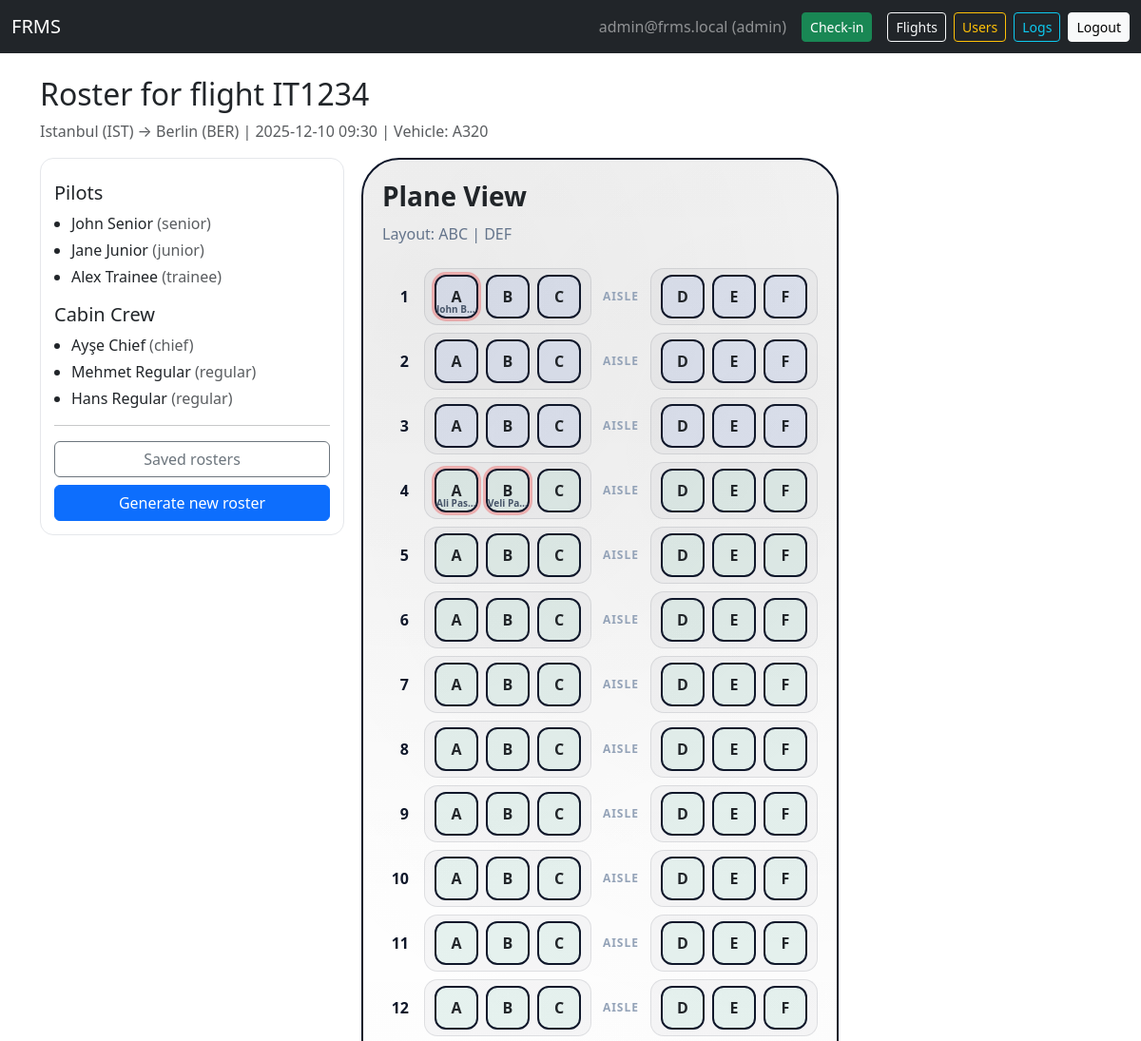
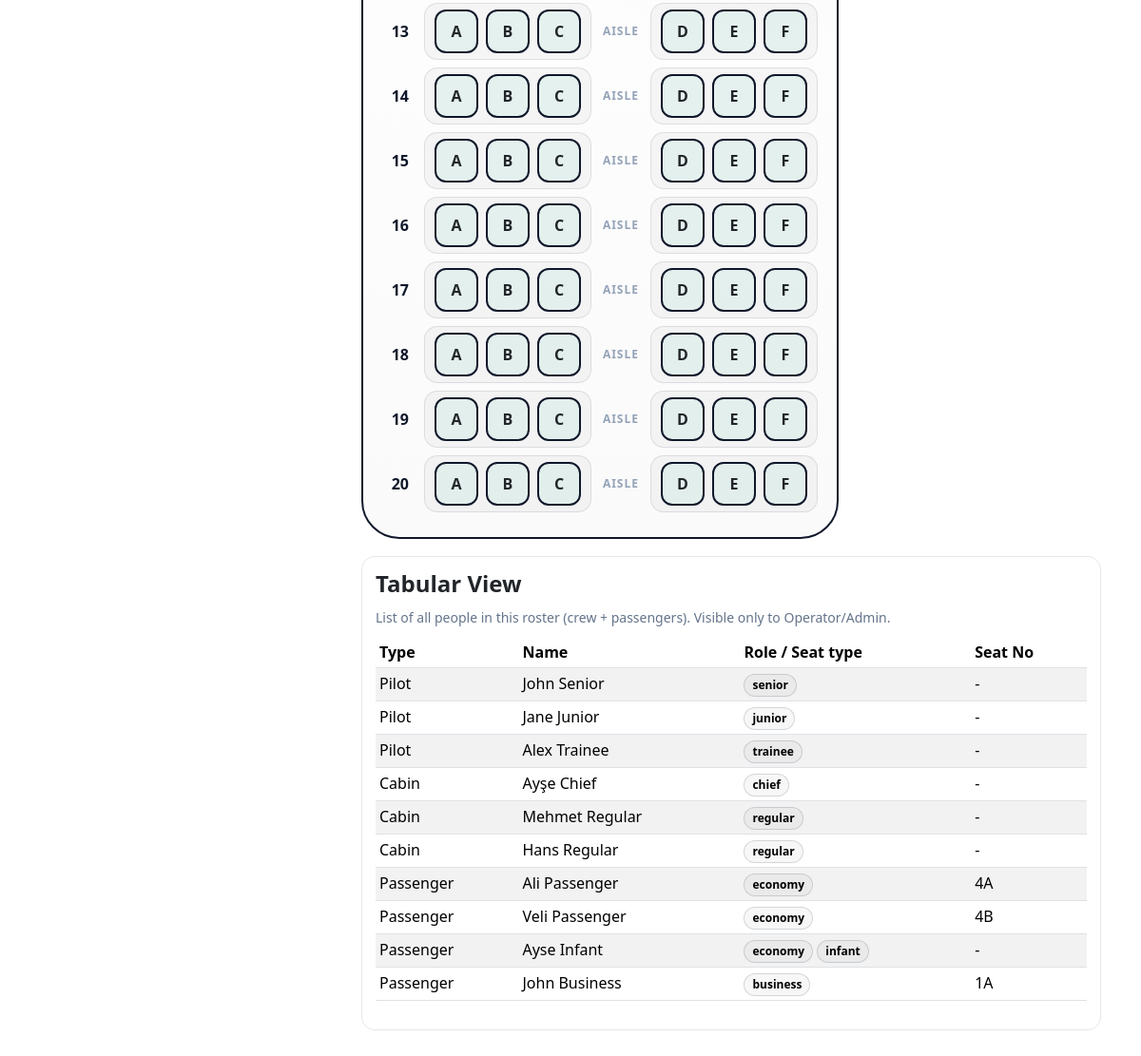
Screenshot of /roster/1 (signed in) with the database file from the repository (2 pictures, top to bottom).
### tables this page shows
CREATE TABLE users (
            id INTEGER PRIMARY KEY AUTOINCREMENT,
            email TEXT UNIQUE NOT NULL,
            password_hash TEXT NOT NULL,
            role TEXT NOT NULL DEFAULT 'viewer'  -- admin, operator, viewer
        );

CREATE TABLE flights (
            id INTEGER PRIMARY KEY AUTOINCREMENT,
            flight_no TEXT UNIQUE NOT NULL,
            date_time TEXT NOT NULL,
            duration_minutes INTEGER,
            distance_km INTEGER,
            source TEXT,
            destination TEXT,
            vehicle_type TEXT,
            shared_flight_no TEXT,
            shared_company TEXT
        );

### app.py (the view)
@app.route("/roster/<int:roster_id>")
@login_required()
def view_roster_by_id(roster_id):
    db = get_db()
    row = db.execute("SELECT * FROM rosters WHERE id=?", (roster_id,)).fetchone()
    roster = json.loads(row["data_json"])
    flight = db.execute("SELECT * FROM flights WHERE flight_no=?", (row["flight_no"],)).fetchone()
    seat_rows = build_seat_rows(flight["vehicle_type"], roster["passengers"])
    return render_template("roster.html", user=current_user(), flight=flight,
                           pilots=roster["pilots"], cabin=roster["cabin"],
                           passengers=roster["passengers"], seat_rows=seat_rows, roster_id=roster_id)

### app.py (called while the page is built)
def get_db():
    if "db" not in g:
        g.db = sqlite3.connect(DATABASE)
        g.db.row_factory = sqlite3.Row
    return g.db

def build_seat_map(vtype):
    c = PLANE_LAYOUTS.get(vtype)
    seats = []
    if not c: return []
    for r in range(1, c["rows"] + 1):
        for col in c["cols"]:
            seats.append({"seat_no": f"{r}{col}", "seat_type": "business" if r <= c["biz"] else "economy"})
    return seats

def build_seat_rows(vehicle_type, passengers):
    seat_map = build_seat_map(vehicle_type)
    seat_lookup = {p["seat_no"]: p for p in passengers if p["seat_no"]}
    seat_rows_dict = defaultdict(list)
    for seat in seat_map:
        seat["occupant"] = seat_lookup.get(seat["seat_no"])
        row_num = int(''.join(ch for ch in seat["seat_no"] if ch.isdigit()))
        seat_rows_dict[row_num].append(seat)
    return {r: sorted(seat_rows_dict[r], key=lambda s: s["seat_no"]) for r in sorted(seat_rows_dict.keys())}

def current_user():
    if "user_id" not in session: return None
    return get_db().execute("SELECT * FROM users WHERE id = ?", (session["user_id"],)).fetchone()

def login_required(role=None):
    from functools import wraps
    def decorator(func):
        @wraps(func)
        def wrapper(*args, **kwargs):
            user = current_user()
            if user is None:
                flash("Please log in first.", "warning")
                return redirect(url_for("login", next=request.path))
            if role and user["role"] != role:
                flash("Unauthorized.", "danger")
                return redirect(url_for("dashboard"))
            return func(*args, **kwargs)
        return wrapper
    return decorator

### templates/roster.html
{% extends "base.html" %}
{% block content %}
<h2 class="mb-2">Roster for flight {{ flight['flight_no'] }}</h2>
<p class="text-muted">
  {{ flight['source'] }} → {{ flight['destination'] }} |
  {{ flight['date_time'] }} |
  Vehicle: {{ flight['vehicle_type'] }}
</p>
{% include "roster_partial.html" %}
{% endblock %}

### templates/base.html (shortened to what this page needs)
<!doctype html>
<html lang="en">
<head>
  <link href="https://cdn.jsdelivr.net/npm/bootstrap@5.3.2/dist/css/bootstrap.min.css" rel="stylesheet">
</head>
<body>
  <nav class="navbar navbar-expand-lg navbar-dark bg-dark mb-4">
    <div class="container-fluid">
      <a class="navbar-brand" href="{{ url_for('home') }}">FRMS</a>
      <div class="d-flex align-items-center">
        {% if user %}
        <span class="navbar-text me-3 text-white-50">{{ user['email'] }} ({{ user['role'] }})</span>
        <a class="btn btn-success btn-sm me-3" href="{{ url_for('checkin') }}">Check-in</a>
        <a class="btn btn-outline-light btn-sm me-2" href="{{ url_for('flight_search') }}">Flights</a>
        {% if user['role'] == 'admin' %}
        <a class="btn btn-outline-warning btn-sm me-2" href="{{ url_for('manage_users') }}">Users</a>
        <a class="btn btn-outline-info btn-sm me-2" href="{{ url_for('view_logs') }}">Logs</a>
        {% endif %}
        <a class="btn btn-light btn-sm" href="{{ url_for('logout') }}">Logout</a>
        {% else %}
        <a class="btn btn-outline-light btn-sm me-2" href="{{ url_for('login') }}">Login</a>
        <a class="btn btn-light btn-sm" href="{{ url_for('register') }}">Register</a>
        {% endif %}
      </div>
    </div>
  </nav>
  <div class="container mb-5">
    {% block content %}{% endblock %}
  </div>
</body>
</html>

### rows the page displays
users: email "admin@frms.local", role "admin"
flights: flight_no "IT1234", source "Istanbul (IST)", destination "Berlin (BER)", date_time "2025-12-10 09:30", vehicle_type "A320"

### other values shown
{{ p['name'] }} "John Senior" "Jane Junior" "Alex Trainee"
{{ p['seniority'] }} "senior" "junior" "trainee"
{{ c['name'] }} "Ayşe Chief" "Mehmet Regular" "Hans Regular"
{{ c.get('attendant_type','') }} "chief" "regular" "regular"
{{ row_num }} "1" "2" "3" "4" "5" "6" "7" "8" "9" "10" "11" "12" "13" "14" "15" "16" "17" "18" "19" "20"
{{ col }} "A" "B" "C" "A" "B" "C" "A" "B" "C" "A" "B" "C" "A" "B" "C" "A" "B" "C" "A" "B" "C" "A" "B" "C" "A" "B" "C" "A" "B" "C" "A" "B" "C" "A" "B" "C" "A" "B" "C" "A" "B" "C" "A" "B" "C" "A" "B" "C" "A" "B" "C" "A" "B" "C" "A" "B" "C" "A" "B" "C"
{{ s['occupant']['name'] }} "John B…" "Ali Pas…" "Veli Pa…"
{{ col }} "D" "E" "F" "D" "E" "F" "D" "E" "F" "D" "E" "F" "D" "E" "F" "D" "E" "F" "D" "E" "F" "D" "E" "F" "D" "E" "F" "D" "E" "F" "D" "E" "F" "D" "E" "F" "D" "E" "F" "D" "E" "F" "D" "E" "F" "D" "E" "F" "D" "E" "F" "D" "E" "F" "D" "E" "F" "D" "E" "F"
{{ c.get('attendant_type','crew') }} "chief" "regular" "regular"
{{ pax['name'] }} "Ali Passenger" "Veli Passenger" "Ayse Infant" "John Business"
{{ pax.get('seat_type','economy') }} "economy" "economy" "economy" "business"
{{ pax['seat_no'] }} "4A" "4B" "1A"
